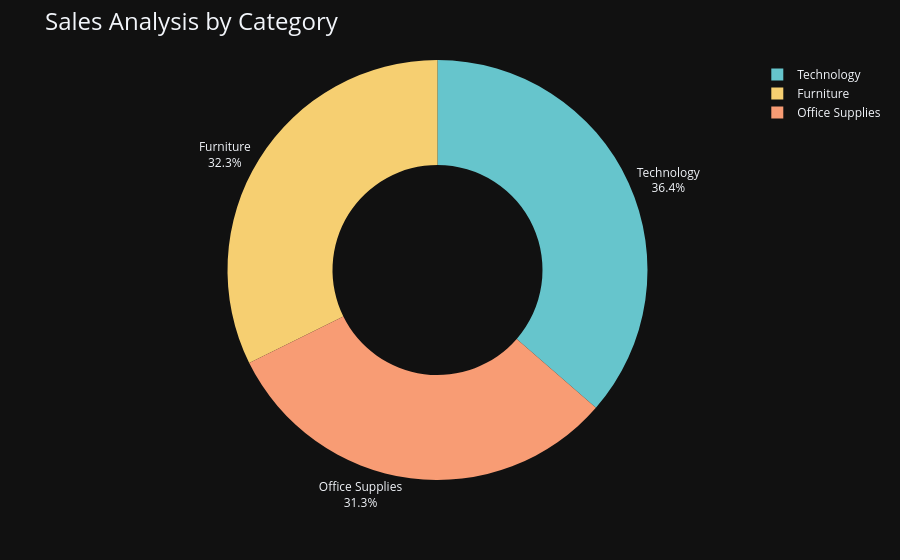

Here is the notebook cell this chart was saved with:
### Code cell
fig = px.pie(category_sales,

values= 'Sales',
names='Category',
hole=0.5,
color_discrete_sequence=px.colors.qualitative.Pastel)

fig.update_traces (textposition='outside', textinfo= 'percent+label')

fig.update_layout(title_text='Sales Analysis by Category', title_font=dict(size=24))

fig.show()

### Figure 1 — Plotly figure (JSON) as saved in the notebook; plotly's stock layout.template omitted (floating-point values rounded to 4 significant figures)
{"data": [{"domain": {"x": [0, 1], "y": [0, 1]}, "hole": 0.5, "hovertemplate": "Category=%{label}<br>Sales=%{value}<extra></extra>", "labels": ["Furniture", "Office Supplies", "Technology"], "legendgroup": "", "name": "", "showlegend": true, "textinfo": "percent+label", "textposition": "outside", "type": "pie", "values": [742000.0, 719000.0, 836200.0]}], "layout": {"autosize": true, "legend": {"tracegroupgap": 0}, "margin": {"t": 60}, "piecolorway": ["rgb(102, 197, 204)", "rgb(246, 207, 113)", "rgb(248, 156, 116)", "rgb(220, 176, 242)", "rgb(135, 197, 95)", "rgb(158, 185, 243)", "rgb(254, 136, 177)", "rgb(201, 219, 116)", "rgb(139, 224, 164)", "rgb(180, 151, 231)", "rgb(179, 179, 179)"], "title": {"font": {"size": 24}, "text": "Sales Analysis by Category"}}}
